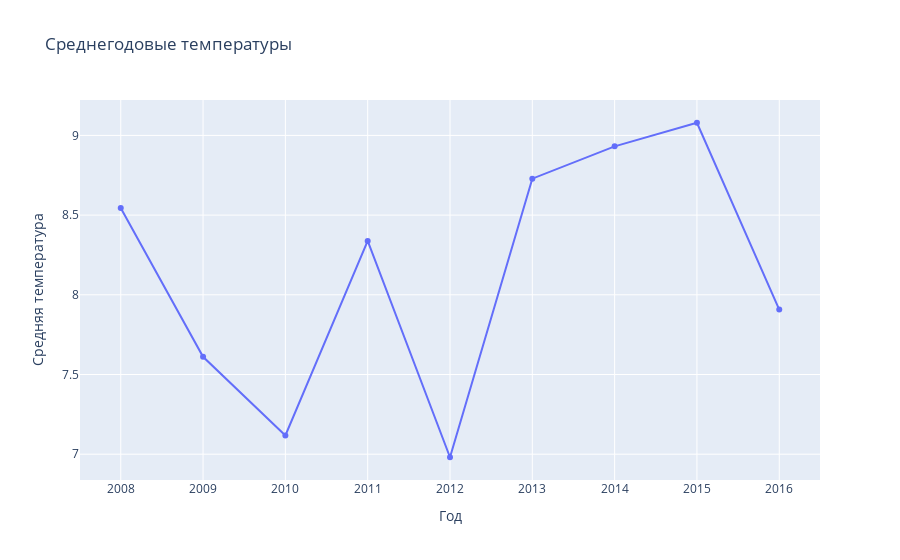

Notebook cell for this chart:
### Code cell
plotly.offline.init_notebook_mode(connected=True)
iplot({
    "data": [go.Scatter(x=(years), y=mean_t)],
    "layout": go.Layout(title='Среднегодовые температуры',
                        xaxis = dict(title = 'Год'),
                        yaxis = dict(title = 'Средняя температура'))
})

### Figure 1 — Plotly figure (JSON) as saved in the notebook; plotly's stock layout.template omitted (floating-point values rounded to 4 significant figures)
{"data": [{"type": "scatter", "x": [2008, 2009, 2010, 2011, 2012, 2013, 2014, 2015, 2016], "y": [8.545, 7.611, 7.118, 8.338, 6.981, 8.729, 8.932, 9.079, 7.907]}], "layout": {"title": {"text": "Среднегодовые температуры"}, "xaxis": {"title": {"text": "Год"}}, "yaxis": {"title": {"text": "Средняя температура"}}}}
